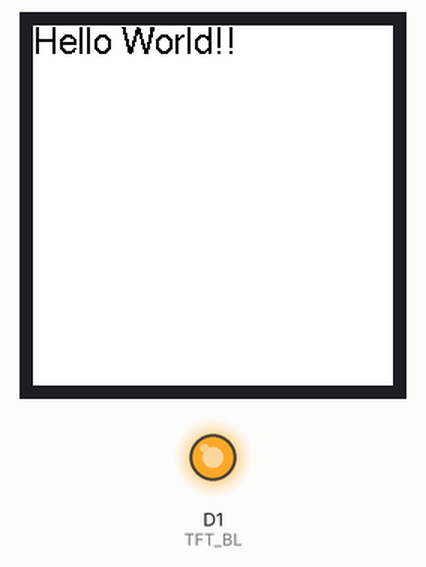
This program was run on a simulated ESP8266 (NodeMCU). On the bench: 240×240 colour display, output pins drawn as LEDs (lit = HIGH).

Above: at 0.3 s.
At 10.3 s:
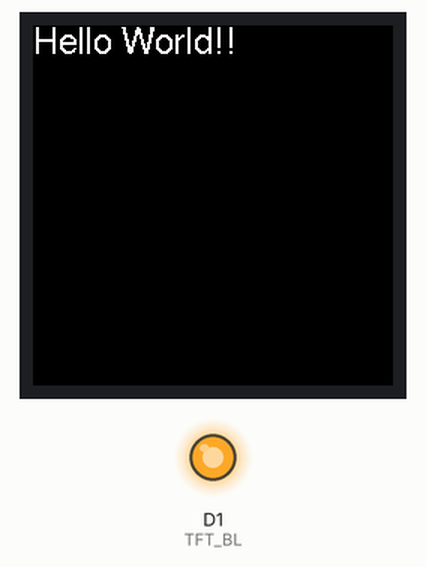

The program:

main.cpp
```cpp
#include <Adafruit_ST7789.h>
#include <Arduino.h>
#include <Fonts/FreeSans12pt7b.h>

int LCD_BL_PWM = 2;

#define TFT_BL D1
#define TFT_CS D8
#define TFT_DC D3
#define TFT_RST D4

Adafruit_ST7789 tft = Adafruit_ST7789(TFT_CS, TFT_DC, TFT_RST);

void setup() {
  Serial.begin(115200);

  tft.init(240, 240, SPI_MODE2);
  tft.setRotation(2);
  tft.fillScreen(ST77XX_BLACK);

  pinMode(TFT_BL, OUTPUT);
  analogWriteResolution(10);
  analogWriteFreq(25000);
  analogWrite(TFT_BL, 1023 - (LCD_BL_PWM * 10));
  tft.setCursor(0, 12);
  tft.setFont(&FreeSans12pt7b);
  tft.println("Hello World!!");
}

void loop() {
  tft.invertDisplay(true);
  delay(10000);
  tft.invertDisplay(false);
  delay(10000);
}
```

Measured:
- what the display in image 1 shows lasts 10.0 s, from 10.2 s to 20.2 s
